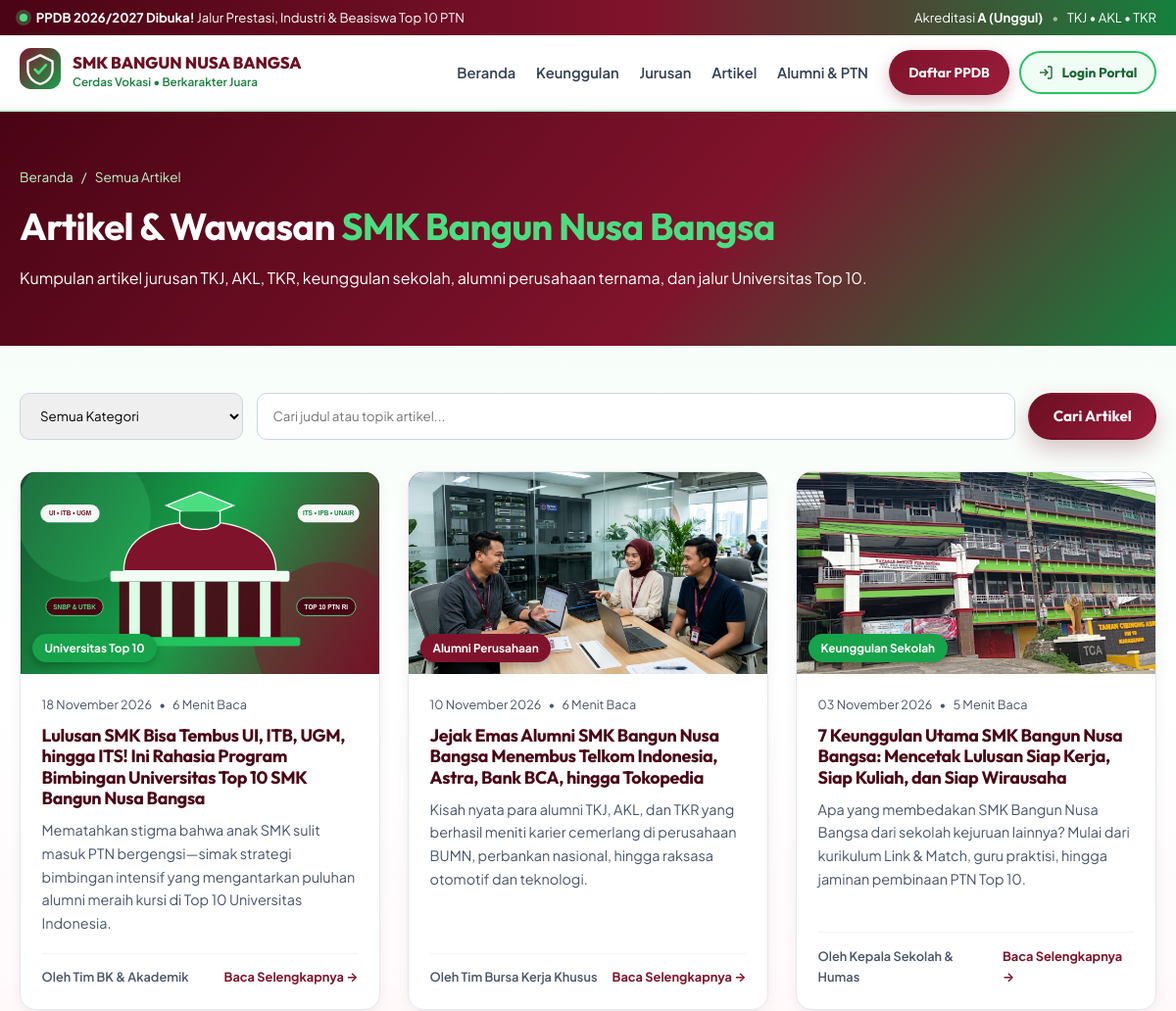
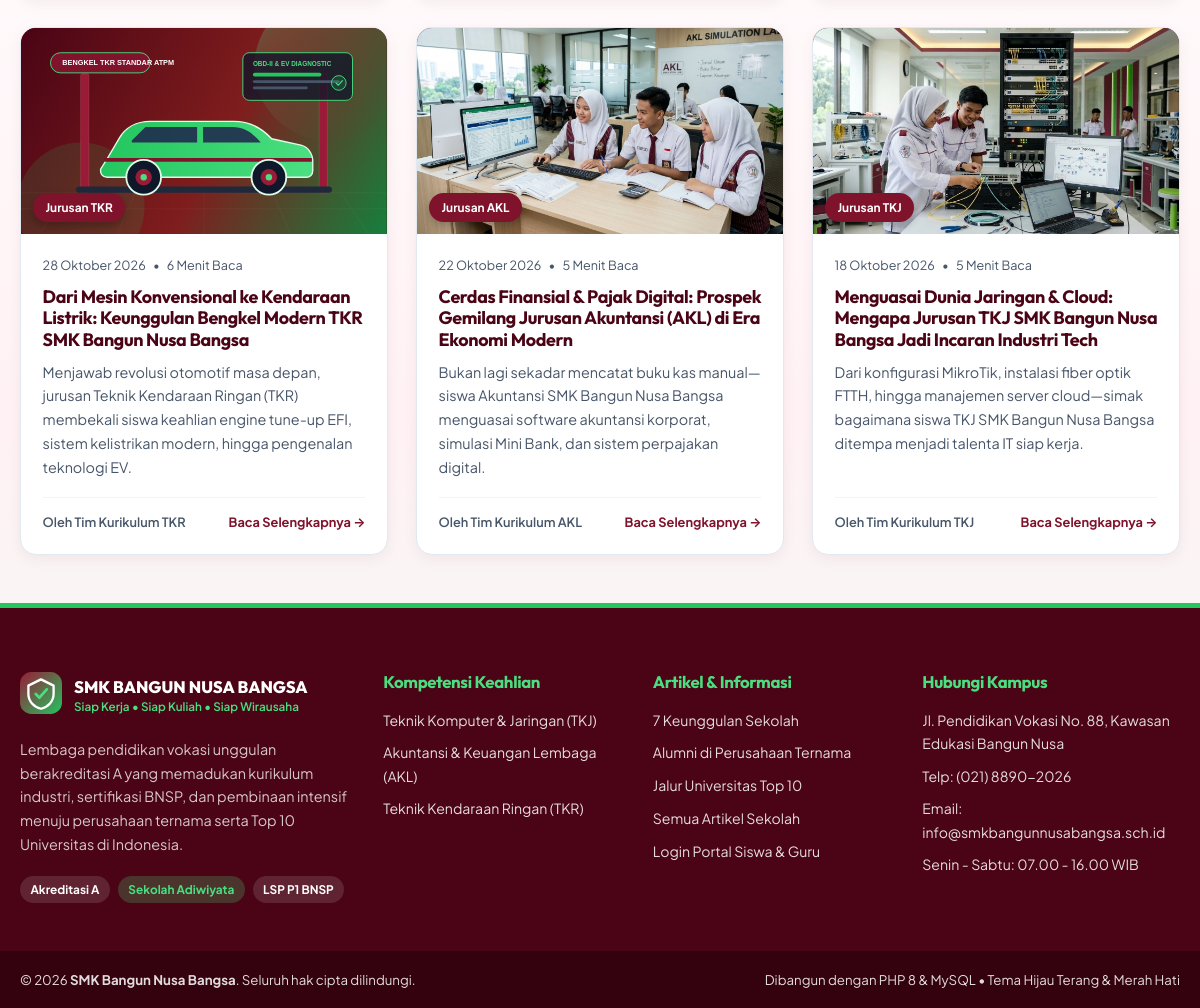
Screenshot of /artikel.php with the database file from the repository (2 pictures, top to bottom).
### tables this page shows
CREATE TABLE IF NOT EXISTS `artikel` (
  `id` INT UNSIGNED AUTO_INCREMENT PRIMARY KEY,
  `slug` VARCHAR(160) NOT NULL UNIQUE,
  `judul` VARCHAR(220) NOT NULL,
  `kategori` ENUM('jurusan', 'keunggulan', 'alumni', 'universitas', 'berita') NOT NULL DEFAULT 'berita',
  `label_kategori` VARCHAR(60) NOT NULL,
  `ringkasan` TEXT NOT NULL,
  `konten` LONGTEXT NOT NULL,
  `gambar` VARCHAR(255) NOT NULL,
  `penulis` VARCHAR(100) NOT NULL DEFAULT 'Tim Redaksi SMK BNB',
  `waktu_baca` VARCHAR(30) NOT NULL DEFAULT '5 Menit Baca',
  `unggulan` TINYINT(1) NOT NULL DEFAULT 0,
  `views` INT UNSIGNED NOT NULL DEFAULT 0,
  `tanggal_publikasi` DATE NOT NULL,
  `created_at` TIMESTAMP DEFAULT CURRENT_TIMESTAMP
);

### config/database.php (called while the page is built, shortened)
<?php
function e(?string $value): string
{
    return htmlspecialchars((string) $value, ENT_QUOTES | ENT_SUBSTITUTE, 'UTF-8');
}

### includes/data_repository.php (called while the page is built, shortened)
<?php
require_once __DIR__ . '/../config/database.php';
function getArtikelList(?PDO $pdo, string $kategori = 'semua', string $search = ''): array
{
    if ($pdo instanceof PDO) {
        $sql = 'SELECT * FROM artikel WHERE 1=1';
        $params = [];
        $sql .= ' ORDER BY unggulan DESC, tanggal_publikasi DESC, id DESC';
        $stmt = $pdo->prepare($sql);
        $stmt->execute($params);
        return $stmt->fetchAll();
    }
    $rows = getFallbackArtikelData();
    return array_values(array_filter($rows, static function (array $row) use ($kategori, $search): bool {
        if ($kategori !== 'semua' && $kategori !== '' && $row['kategori'] !== $kategori) {
            return false;
        }
        if ($search !== '') {
            $haystack = mb_strtolower($row['judul'] . ' ' . $row['ringkasan'] . ' ' . $row['label_kategori']);
            if (!str_contains($haystack, mb_strtolower($search))) {
                return false;
            }
        }
        return true;
    }));
}
function formatTanggalIndo(string $dateStr): string
{
    $bulan = [
        1 => 'Januari', 'Februari', 'Maret', 'April', 'Mei', 'Juni',
        'Juli', 'Agustus', 'September', 'Oktober', 'November', 'Desember'
    ];
    $ts = strtotime($dateStr);
    $m = (int) date('n', $ts);
    return date('d', $ts) . ' ' . ($bulan[$m] ?? date('M', $ts)) . ' ' . date('Y', $ts);
}

### artikel.php (the view, shortened to what this page needs)
<?php
require_once __DIR__ . '/includes/data_repository.php';
$dbError = null;
$pdo     = getDbConnection($dbError);
$isHome = false;
        ?>
    <?php
$kategoriFilter = trim((string) ($_GET['kategori'] ?? 'semua'));
$searchQuery    = trim((string) ($_GET['q'] ?? ''));
$artikelList    = getArtikelList($pdo, $kategoriFilter, $searchQuery);
require __DIR__ . '/includes/header.php';
?>
<main class="article-page-main">
    <div class="article-hero-banner">
        <div class="container">
            <nav class="breadcrumb" aria-label="Breadcrumb">
                <a href="index.php">Beranda</a>
                <span>/</span>
                <span>Semua Artikel</span>
            </nav>
            <h1>Artikel &amp; Wawasan <span class="text-bright-green">SMK Bangun Nusa Bangsa</span></h1>
            <p class="dir-subtitle">Kumpulan artikel jurusan TKJ, AKL, TKR, keunggulan sekolah, alumni perusahaan ternama, dan jalur Universitas Top 10.</p>
        </div>
    </div>
    <div class="container" style="padding: 3rem 1.25rem;">
        <form class="dir-search-bar" method="GET" action="artikel.php">
            <select name="kategori" aria-label="Kategori">
                <option value="semua" <?= $kategoriFilter === 'semua' ? 'selected' : '' ?>>Semua Kategori</option>
            </select>
            <input type="search" name="q" value="<?= e($searchQuery) ?>" placeholder="Cari judul atau topik artikel...">
            <button type="submit" class="btn btn-maroon">Cari Artikel</button>
        </form>
        <div class="artikel-grid">
            <?php foreach ($artikelList as $art): ?>
            <article class="artikel-card">
                <a href="artikel.php?slug=<?= urlencode((string) $art['slug']) ?>" class="artikel-thumb">
                    <img src="<?= e($art['gambar']) ?>" alt="<?= e($art['judul']) ?>" loading="lazy">
                    <span class="art-cat-badge cat-<?= e($art['kategori']) ?>"><?= e($art['label_kategori']) ?></span>
                </a>
                <div class="artikel-content">
                    <div class="art-meta">
                        <span><?= e(formatTanggalIndo((string) $art['tanggal_publikasi'])) ?></span>
                        <span>&bull;</span>
                        <span><?= e($art['waktu_baca']) ?></span>
                    </div>
                    <h3>
                        <a href="artikel.php?slug=<?= urlencode((string) $art['slug']) ?>">
                            <?= e($art['judul']) ?>
                        </a>
                    </h3>
                    <p><?= e($art['ringkasan']) ?></p>
                    <div class="art-footer">
                        <span class="art-author">Oleh <?= e($art['penulis']) ?></span>
                        <a href="artikel.php?slug=<?= urlencode((string) $art['slug']) ?>" class="read-more-link">Baca Selengkapnya &rarr;</a>
                    </div>
                </div>
            </article>
            <?php endforeach; ?>
        </div>
    </div>
</main>
<?php require __DIR__ . '/includes/footer.php'; ?>

### includes/header.php (shortened to what this page needs)
<?php
require_once __DIR__ . '/../config/database.php';
$isHome    = $isHome ?? false;
$isPortal  = $isPortal ?? false;
$navPrefix = $isHome ? '' : 'index.php';
$portalUser = $_SESSION['portal_user'] ?? null;
?>
<!DOCTYPE html>
<html lang="id">
<head>
    <link rel="stylesheet" href="assets/css/style.css?v=1.2">
</head>
<body>
    <div class="top-bar">
        <div class="container top-bar-inner">
            <div class="top-bar-left">
                <span class="pulse-dot"></span>
                <span><strong>PPDB 2026/2027 Dibuka!</strong> Jalur Prestasi, Industri &amp; Beasiswa Top 10 PTN</span>
            </div>
            <div class="top-bar-right">
                <span>Akreditasi <strong>A (Unggul)</strong></span>
                <span class="divider-dot">•</span>
                <span>TKJ • AKL • TKR</span>
            </div>
        </div>
    </div>
    <header class="site-header" id="siteHeader">
        <div class="container nav-container">
            <a href="index.php" class="brand" aria-label="Beranda SMK Bangun Nusa Bangsa">
                <div class="brand-emblem">
                </div>
                <div class="brand-text">
                    <span class="brand-name">SMK BANGUN NUSA BANGSA</span>
                    <span class="brand-sub">Cerdas Vokasi • Berkarakter Juara</span>
                </div>
            </a>
            <nav class="nav-links" id="navMenu" aria-label="Navigasi Utama">
                <a href="<?= $navPrefix ?>#beranda" class="nav-link">Beranda</a>
                <a href="<?= $navPrefix ?>#keunggulan" class="nav-link">Keunggulan</a>
                <a href="<?= $navPrefix ?>#jurusan" class="nav-link">Jurusan</a>
                <a href="<?= $navPrefix ?>#artikel" class="nav-link">Artikel</a>
                <a href="<?= $navPrefix ?>#alumni" class="nav-link">Alumni &amp; PTN</a>
                <div class="nav-cta-group">
                    <a href="<?= $navPrefix ?>#daftar" class="btn btn-nav-cta">Daftar PPDB</a>
                    <?php if (is_array($portalUser)): ?>
                        <a href="portal.php" class="btn btn-nav-portal<?= $isPortal ? ' active' : '' ?>">
                            <svg viewBox="0 0 24 24" fill="none" stroke="currentColor" stroke-width="2" aria-hidden="true"><path d="M20 21v-2a4 4 0 0 0-4-4H8a4 4 0 0 0-4 4v2"/><circle cx="12" cy="7" r="4"/></svg>
                            <span>Portal Saya</span>
                        </a>
                    <?php else: ?>
                        <a href="login.php" class="btn btn-nav-portal<?= $isPortal ? ' active' : '' ?>">
                            <svg viewBox="0 0 24 24" fill="none" stroke="currentColor" stroke-width="2" aria-hidden="true"><path d="M15 3h4a2 2 0 0 1 2 2v14a2 2 0 0 1-2 2h-4"/><polyline points="10 17 15 12 10 7"/><line x1="15" y1="12" x2="3" y2="12"/></svg>
                            <span>Login Portal</span>
                        </a>
                    <?php endif; ?>
                </div>
            </nav>
        </div>
    </header>

### includes/footer.php (shortened to what this page needs)
    <footer class="site-footer">
        <div class="container footer-grid">
            <div class="footer-brand-col">
                <div class="brand footer-brand">
                    <div class="brand-emblem">
                    </div>
                    <div class="brand-text">
                        <span class="brand-name">SMK BANGUN NUSA BANGSA</span>
                        <span class="brand-sub">Siap Kerja • Siap Kuliah • Siap Wirausaha</span>
                    </div>
                </div>
                <p class="footer-desc">
                    Lembaga pendidikan vokasi unggulan berakreditasi A yang memadukan kurikulum industri, sertifikasi BNSP, dan pembinaan intensif menuju perusahaan ternama serta Top 10 Universitas di Indonesia.
                </p>
                <div class="footer-badges">
                    <span class="f-badge">Akreditasi A</span>
                    <span class="f-badge f-badge-green">Sekolah Adiwiyata</span>
                    <span class="f-badge">LSP P1 BNSP</span>
                </div>
            </div>
            <div class="footer-col">
                <h4>Kompetensi Keahlian</h4>
                <ul>
                    <li><a href="artikel.php?slug=menguasai-jaringan-dan-cloud-jurusan-tkj-smk-bangun-nusa-bangsa">Teknik Komputer &amp; Jaringan (TKJ)</a></li>
                    <li><a href="artikel.php?slug=cerdas-finansial-pajak-digital-jurusan-akuntansi-akl-era-modern">Akuntansi &amp; Keuangan Lembaga (AKL)</a></li>
                    <li><a href="artikel.php?slug=dari-mesin-konvensional-ke-kendaraan-listrik-bengkel-modern-tkr">Teknik Kendaraan Ringan (TKR)</a></li>
                </ul>
            </div>
            <div class="footer-col">
                <h4>Artikel &amp; Informasi</h4>
                <ul>
                    <li><a href="artikel.php?slug=keunggulan-smk-bangun-nusa-bangsa-siap-kerja-kuliah-wirausaha">7 Keunggulan Sekolah</a></li>
                    <li><a href="artikel.php?slug=jejak-emas-alumni-smk-bangun-nusa-bangsa-perusahaan-ternama">Alumni di Perusahaan Ternama</a></li>
                    <li><a href="artikel.php?slug=lulusan-smk-tembus-top-10-universitas-indonesia-ui-itb-ugm-its">Jalur Universitas Top 10</a></li>
                    <li><a href="artikel.php">Semua Artikel Sekolah</a></li>
                    <li><a href="<?= !empty($_SESSION['portal_user']) ? 'portal.php' : 'login.php' ?>"><?= !empty($_SESSION['portal_user']) ? 'Dashboard Portal Sekolah' : 'Login Portal Siswa &amp; Guru' ?></a></li>
                </ul>
            </div>
            <div class="footer-col">
                <h4>Hubungi Kampus</h4>
                <ul class="contact-list">
                    <li>Jl. Pendidikan Vokasi No. 88, Kawasan Edukasi Bangun Nusa</li>
                    <li>Telp: (021) 8890-2026</li>
                    <li>Email: info@smkbangunnusabangsa.sch.id</li>
                    <li>Senin - Sabtu: 07.00 - 16.00 WIB</li>
                </ul>
            </div>
        </div>
        <div class="footer-bottom">
            <div class="container footer-bottom-inner">
                <p>&copy; <?= date('Y') ?> <strong>SMK Bangun Nusa Bangsa</strong>. Seluruh hak cipta dilindungi.</p>
                <p class="footer-tech">Dibangun dengan PHP 8 &amp; MySQL • Tema Hijau Terang &amp; Merah Hati</p>
            </div>
        </div>
    </footer>
</body>
</html>

### rows the page displays
artikel: gambar (picture), label_kategori "Universitas Top 10", tanggal_publikasi "18 November 2026", waktu_baca "6 Menit Baca", judul "Lulusan SMK Bisa Tembus UI, ITB, UGM, hingga ITS! Ini Rahasia Program Bimbingan Universitas Top 10 SMK Bangun Nusa Bangsa", ringkasan "Mematahkan stigma bahwa anak SMK sulit masuk PTN bergengsi—simak strategi bimbingan intensif yang mengantarkan puluhan alumni meraih kursi di Top 10 Universitas Indonesia.", penulis "Tim BK & Akademik"
artikel: gambar (picture), label_kategori "Alumni Perusahaan", tanggal_publikasi "10 November 2026", waktu_baca "6 Menit Baca", judul "Jejak Emas Alumni SMK Bangun Nusa Bangsa Menembus Telkom Indonesia, Astra, Bank BCA, hingga Tokopedia", ringkasan "Kisah nyata para alumni TKJ, AKL, dan TKR yang berhasil meniti karier cemerlang di perusahaan BUMN, perbankan nasional, hingga raksasa otomotif dan teknologi.", penulis "Tim Bursa Kerja Khusus"
artikel: gambar (picture), label_kategori "Keunggulan Sekolah", tanggal_publikasi "03 November 2026", waktu_baca "5 Menit Baca", judul "7 Keunggulan Utama SMK Bangun Nusa Bangsa: Mencetak Lulusan Siap Kerja, Siap Kuliah, dan Siap Wirausaha", ringkasan "Apa yang membedakan SMK Bangun Nusa Bangsa dari sekolah kejuruan lainnya? Mulai dari kurikulum Link & Match, guru praktisi, hingga jaminan pembinaan PTN Top 10.", penulis "Kepala Sekolah & Humas"
artikel: gambar (picture), label_kategori "Jurusan TKR", tanggal_publikasi "28 Oktober 2026", waktu_baca "6 Menit Baca", judul "Dari Mesin Konvensional ke Kendaraan Listrik: Keunggulan Bengkel Modern TKR SMK Bangun Nusa Bangsa", ringkasan "Menjawab revolusi otomotif masa depan, jurusan Teknik Kendaraan Ringan (TKR) membekali siswa keahlian engine tune-up EFI, sistem kelistrikan modern, hingga pengenalan teknologi EV.", penulis "Tim Kurikulum TKR"
artikel: gambar (picture), label_kategori "Jurusan AKL", tanggal_publikasi "22 Oktober 2026", waktu_baca "5 Menit Baca", judul "Cerdas Finansial & Pajak Digital: Prospek Gemilang Jurusan Akuntansi (AKL) di Era Ekonomi Modern", ringkasan "Bukan lagi sekadar mencatat buku kas manual—siswa Akuntansi SMK Bangun Nusa Bangsa menguasai software akuntansi korporat, simulasi Mini Bank, dan sistem perpajakan digital.", penulis "Tim Kurikulum AKL"
artikel: gambar (picture), label_kategori "Jurusan TKJ", tanggal_publikasi "18 Oktober 2026", waktu_baca "5 Menit Baca", judul "Menguasai Dunia Jaringan & Cloud: Mengapa Jurusan TKJ SMK Bangun Nusa Bangsa Jadi Incaran Industri Tech", ringkasan "Dari konfigurasi MikroTik, instalasi fiber optik FTTH, hingga manajemen server cloud—simak bagaimana siswa TKJ SMK Bangun Nusa Bangsa ditempa menjadi talenta IT siap kerja.", penulis "Tim Kurikulum TKJ"
